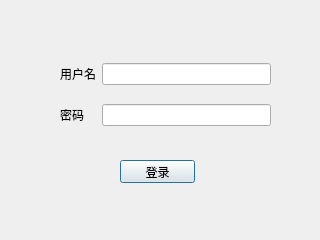
<?xml version="1.0" encoding="UTF-8"?>
<ui version="4.0">
 <class>LogIn</class>
 <widget class="QDialog" name="LogIn">
  <property name="geometry">
   <rect>
    <x>0</x>
    <y>0</y>
    <width>320</width>
    <height>240</height>
   </rect>
  </property>
  <property name="windowTitle">
   <string>Dialog</string>
  </property>
  <widget class="QPushButton" name="pB_login">
   <property name="geometry">
    <rect>
     <x>120</x>
     <y>160</y>
     <width>75</width>
     <height>23</height>
    </rect>
   </property>
   <property name="text">
    <string>登录</string>
   </property>
  </widget>
  <widget class="QWidget" name="gridLayoutWidget">
   <property name="geometry">
    <rect>
     <x>60</x>
     <y>50</y>
     <width>211</width>
     <height>91</height>
    </rect>
   </property>
   <layout class="QGridLayout" name="gridLayout">
    <item row="0" column="0">
     <widget class="QLabel" name="label">
      <property name="text">
       <string>用户名</string>
      </property>
     </widget>
    </item>
    <item row="0" column="1">
     <widget class="QLineEdit" name="lE_username"/>
    </item>
    <item row="1" column="1">
     <widget class="QLineEdit" name="lE_password"/>
    </item>
    <item row="1" column="0">
     <widget class="QLabel" name="label_2">
      <property name="text">
       <string>密码</string>
      </property>
     </widget>
    </item>
   </layout>
  </widget>
 </widget>
 <resources/>
 <connections/>
</ui>
